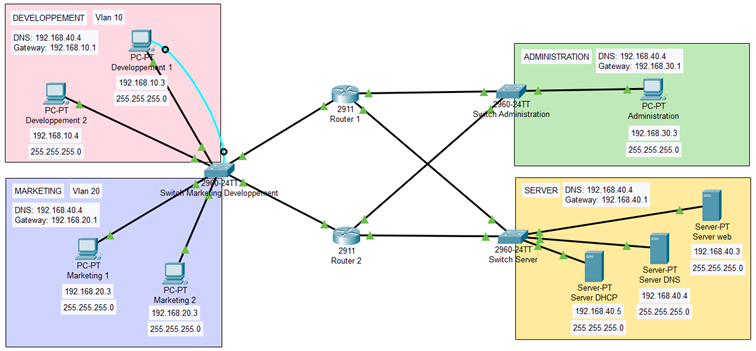
#> input picture Image/Image1.png, 756 x 351 px, given in place of the camera
$ python camera.py
#> lines starting #> are read from the running program, lines starting #| are printed output that depends on the picture; after the words box and inside, x2 and y2 are one past the last pixel; in counts of white or black regions, pixels touching at a corner belong together
#> further down, frame is the input picture: shape (351, 756, 3); mean B, G, R 224.4, 230.7, 230.5
### read.py
import cv2
import numpy as np

def sauvola_binarization(image, taille_bloc, k, R):
    # niveau de gris
#> called with taille_bloc = 20, k = 0.2, R = 128
    gray_image = cv2.cvtColor(image, cv2.COLOR_BGR2GRAY)
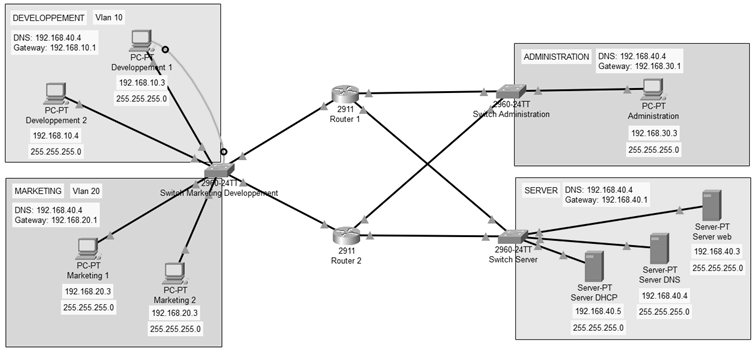
#> gray_image: shape (351, 756); min 0, max 255, mean 229.9
    height, width = gray_image.shape
#> height = 351; width = 756

    pixels = np.array(gray_image) # Convertir l'image en tableau NumPy
    binarized_pixels = np.zeros((height, width), dtype=np.uint8) # Créer une matrice pour stocker les pixels binarisés

    for y in range(0, height, taille_bloc): # Parcourir chaque bloc dans l'image
        for x in range(0, width, taille_bloc):
            # Extraire le bloc
            bloc = pixels[y:y+taille_bloc, x:x+taille_bloc]

            # Calculer la moyenne et l'écart-type du bloc
            mean = np.mean(bloc)
            std_dev = np.std(bloc)

            seuil = mean * (1 + k * ((std_dev / R) - 1)) # Calculer le seuil de Sauvola
            bloc_binarise = (bloc > seuil) * 255 # Binariser le bloc en utilisant le seuil de Sauvola

            binarized_pixels[y:y+taille_bloc, x:x+taille_bloc] = bloc_binarise # Coller le bloc binarisé dans la matrice binarisée
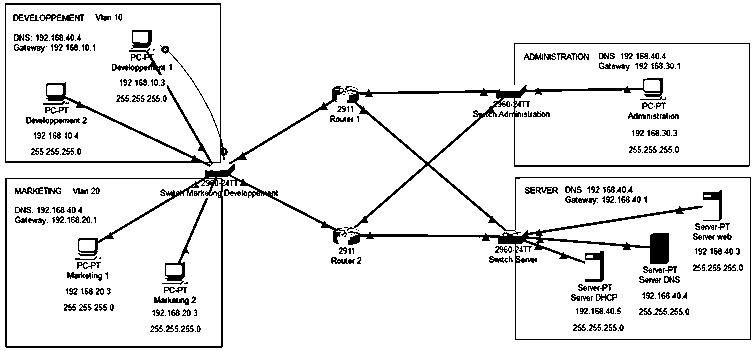
#> binarized_pixels: shape (351, 756); 91.9% white; black in thin lines or dots

    return binarized_pixels

def angle_cos(A, B, C):
    BA = A - B
    BC = C - B
    dot_product = np.dot(BA, BC)
    norm_AB = np.linalg.norm(BA)
    norm_BC = np.linalg.norm(BC)
    angle_cos = dot_product / (norm_AB * norm_BC)
    return angle_cos

def find_squares(img):
    img = cv2.GaussianBlur(img, (5, 5), 0)
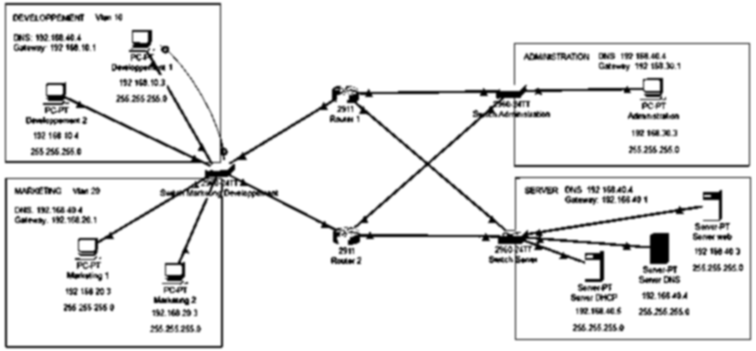
#> img: shape (351, 756); min 0, max 255, mean 234.2
    # print(img)
    squares = []
    for gray in cv2.split(img):
        for thrs in range(0, 255, 26):
            if thrs == 0:
                bin = cv2.Canny(gray, 0, 50, apertureSize=5)
                bin = cv2.dilate(bin, None)
            else:
                _retval, bin = cv2.threshold(gray, thrs, 255, cv2.THRESH_BINARY)
            contours, _hierarchy = cv2.findContours(bin, cv2.RETR_LIST, cv2.CHAIN_APPROX_SIMPLE)
            for cnt in contours:
                cnt_len = cv2.arcLength(cnt, True)
                cnt = cv2.approxPolyDP(cnt, 0.02*cnt_len, True)
                if len(cnt) == 4 and cv2.contourArea(cnt) > 1000 and cv2.isContourConvex(cnt):
                    cnt = cnt.reshape(-1, 2)
                    max_cos = np.max([angle_cos( cnt[i], cnt[(i+1) % 4], cnt[(i+2) % 4] ) for i in range(4)])
                    #print(cnt)
                    a = (cnt[1][1] - cnt[0][1])

                    if max_cos < 0.1 and a < img.shape[0]*0.8:

                        squares.append(cnt)
#> this loop made 1 pass
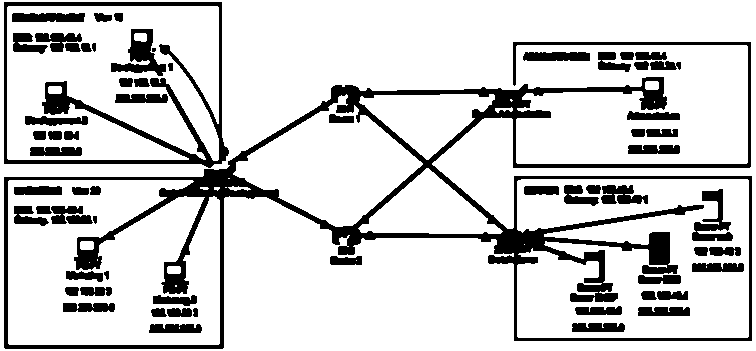
#> bin: shape (351, 756); 82.3% white; 65 black regions (1 under 20 px), largest, box (x1, y1, x2, y2) and area: (4, 42, 752, 349) 24357, (4, 2, 229, 168) 5266, (111, 29, 166, 76) 1078
#> after the loop, a = 350; cnt = [[0, 0], [0, 350], [755, 350], [755, 0]]; max_cos = 0; squares = [[[3, 2], [4, 164], [226, 160], [221, 1]], [[4, 3], [219, 1], [225, 159], [6, 164]], [[3, 3], [220, 1], [226, 159], [5, 164]], [[3, 2], [221, 1], [226, 160], [4, 164]]]
    return squares

def readQRCode(image):
    matrix_binarisee = sauvola_binarization(image, taille_bloc=20, k=0.2, R=128)
    squares = find_squares(matrix_binarisee)

    return squares

### camera.py
import cv2
from read import readQRCode

# Ouvrir le flux vidéo de la caméra
cap = cv2.VideoCapture(0)
if not cap.isOpened():
    print("Impossible d'ouvrir le flux vidéo")
    exit()

# Lire et afficher en continu le contenu de la caméra
while True:
    # Lire une image à partir du flux vidéo
    ret, frame = cap.read()

    # Vérifier si la lecture de l'image a réussi
    if not ret:
        print("Impossible de lire une image depuis le flux vidéo")
        break

    squares = readQRCode(frame)
    cv2.drawContours(frame, squares, -1, (0, 255, 0), 1)
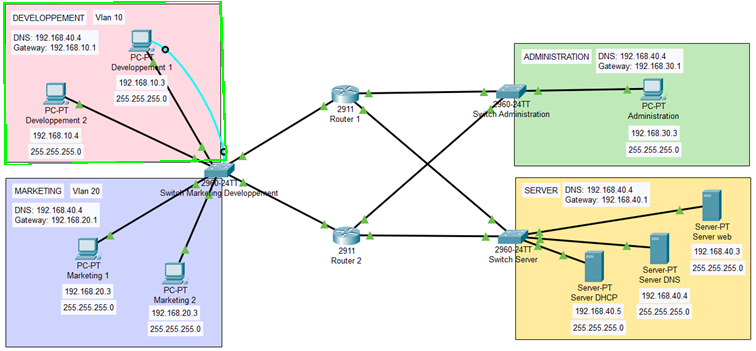
#> frame: shape (351, 756, 3); 0.55% of pixels changed, all inside (x1, y1, x2, y2) = (3, 1, 227, 165)

    # # Afficher l'image capturée
    cv2.imshow('Camera', frame)

    if cv2.waitKey(1) & 0xFF == ord('q'):
#> (key q is pressed here)
        break


# Libérer les ressources
cap.release()
cv2.destroyAllWindows()

$ run again, on Image/Image2.png
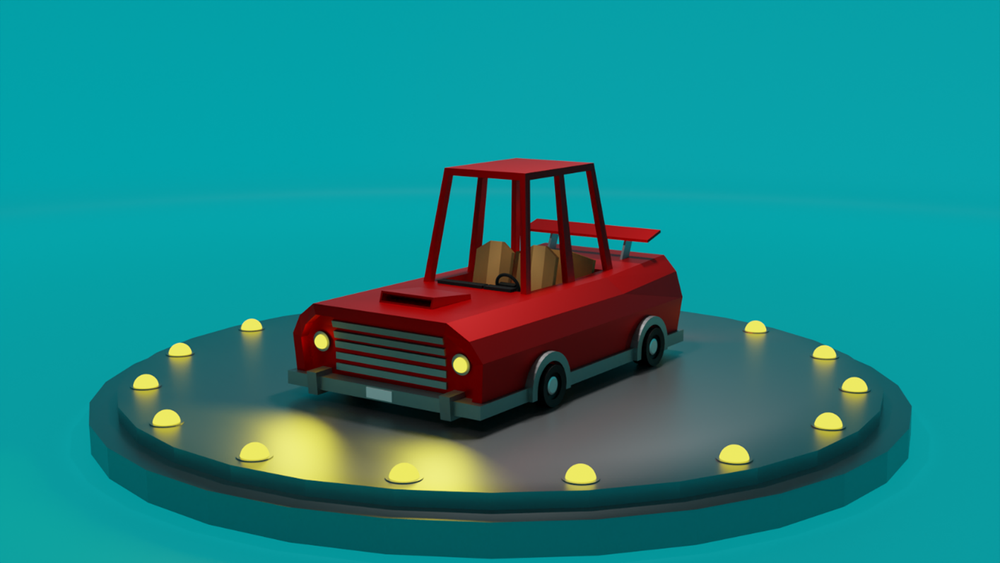
#> input picture Image/Image2.png, 1000 x 563 px, shrunk from 1415 x 797 before the run, given in place of the camera
#> frame is the input picture: shape (563, 1000, 3); mean B, G, R 132.2, 131, 27.7
#> after the loop in sauvola_binarization, `for y in range(0, height, taille_bloc): # Parcourir chaque bloc dans l..`:
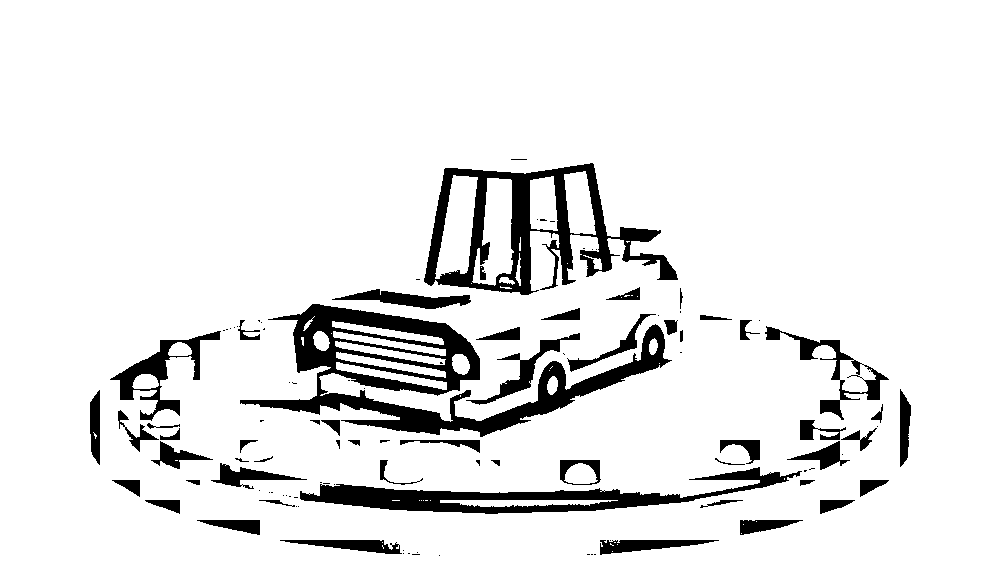
#> binarized_pixels: shape (563, 1000); 90.8% white; 110 black regions (56 under 20 px), largest, box (x1, y1, x2, y2) and area: (240, 304, 672, 437) 15394, (424, 163, 678, 295) 9936, (300, 467, 802, 514) 7129
#> the loop in find_squares, `for gray in cv2.split(img):` made 1 pass
#> after the loop in find_squares, `for gray in cv2.split(img):`:
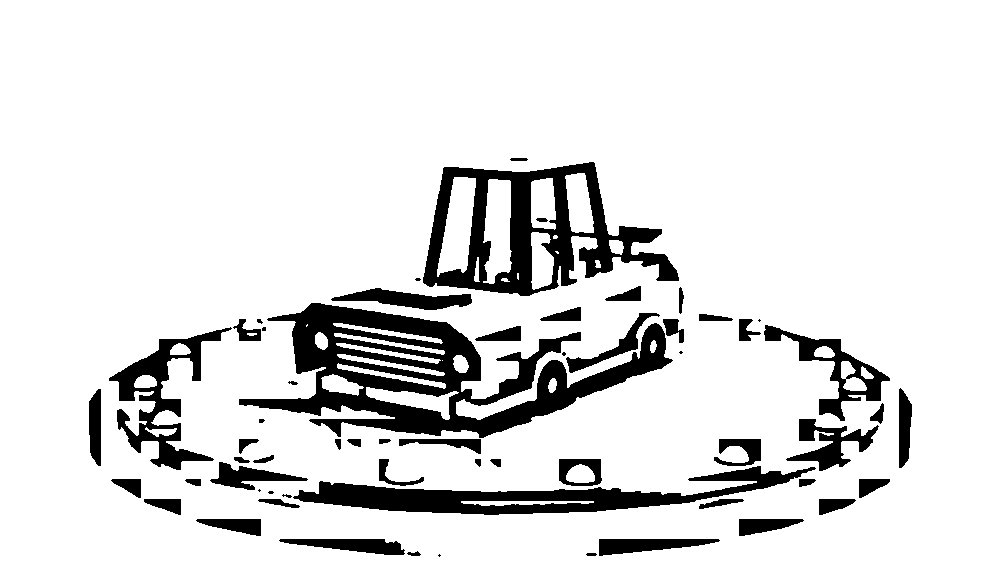
#> bin: shape (563, 1000); 87.6% white; 60 black regions (9 under 20 px), largest, box (x1, y1, x2, y2) and area: (239, 303, 673, 438) 21424, (423, 162, 679, 296) 12954, (293, 466, 816, 515) 9046
#> after the loop in find_squares, `for gray in cv2.split(img):`: a = 562; cnt = [[0, 0], [0, 562], [999, 562], [999, 0]]; max_cos = 0; squares = []

$ run again, on Image/Image3.png
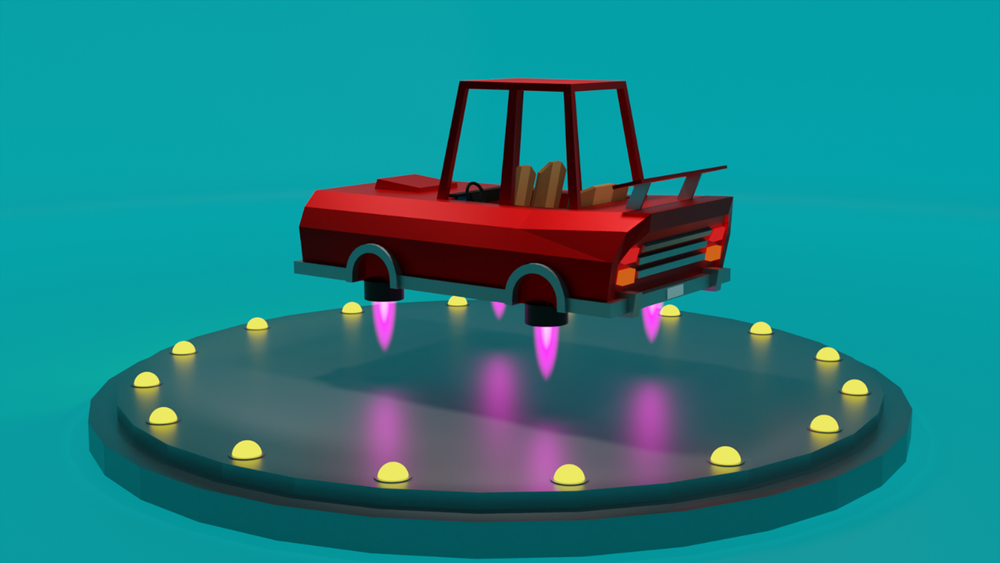
#> input picture Image/Image3.png, 1000 x 563 px, shrunk from 1415 x 797 before the run, given in place of the camera
#> frame is the input picture: shape (563, 1000, 3); mean B, G, R 131.1, 125.5, 31
#> after the loop in sauvola_binarization, `for y in range(0, height, taille_bloc): # Parcourir chaque bloc dans l..`:
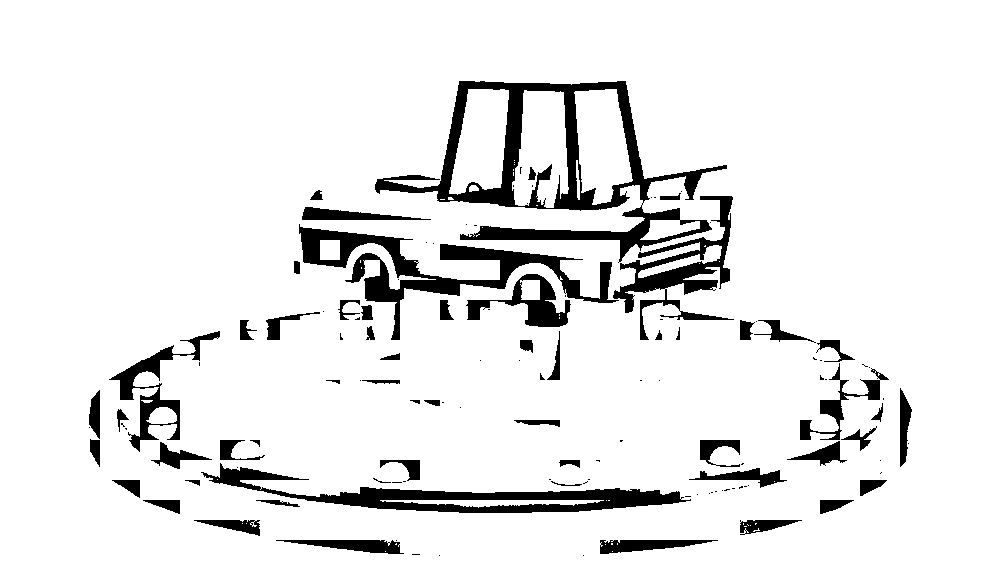
#> binarized_pixels: shape (563, 1000); 91% white; 123 black regions (66 under 20 px), largest, box (x1, y1, x2, y2) and area: (375, 81, 727, 263) 12887, (299, 224, 619, 340) 7577, (201, 463, 691, 513) 6793
#> the loop in find_squares, `for gray in cv2.split(img):` made 1 pass
#> after the loop in find_squares, `for gray in cv2.split(img):`:
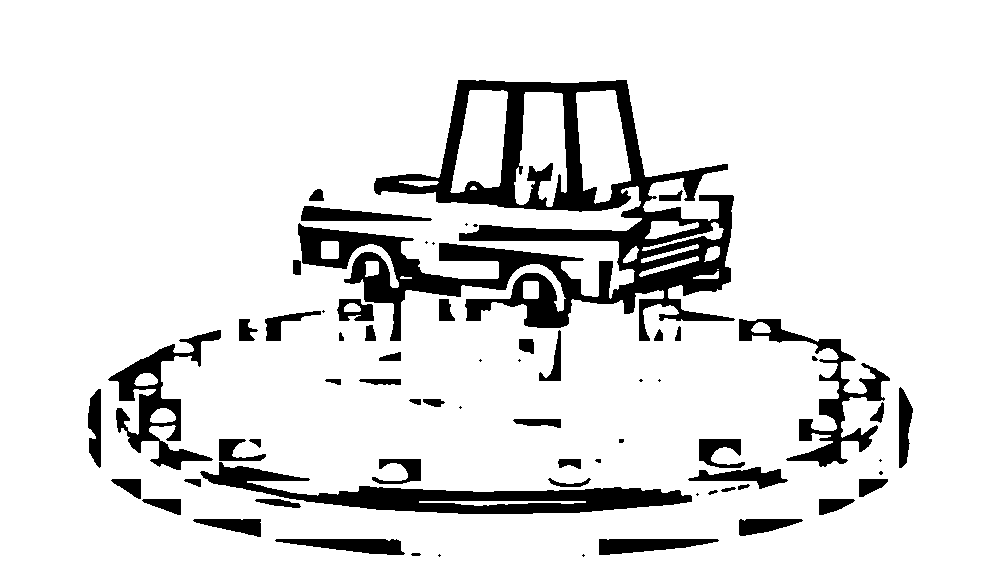
#> bin: shape (563, 1000); 87.9% white; 66 black regions (17 under 20 px), largest, box (x1, y1, x2, y2) and area: (298, 80, 735, 341) 34564, (200, 462, 692, 514) 8680, (739, 319, 890, 467) 4430
#> after the loop in find_squares, `for gray in cv2.split(img):`: a = 562; cnt = [[0, 0], [0, 562], [999, 562], [999, 0]]; max_cos = 0; squares = []
